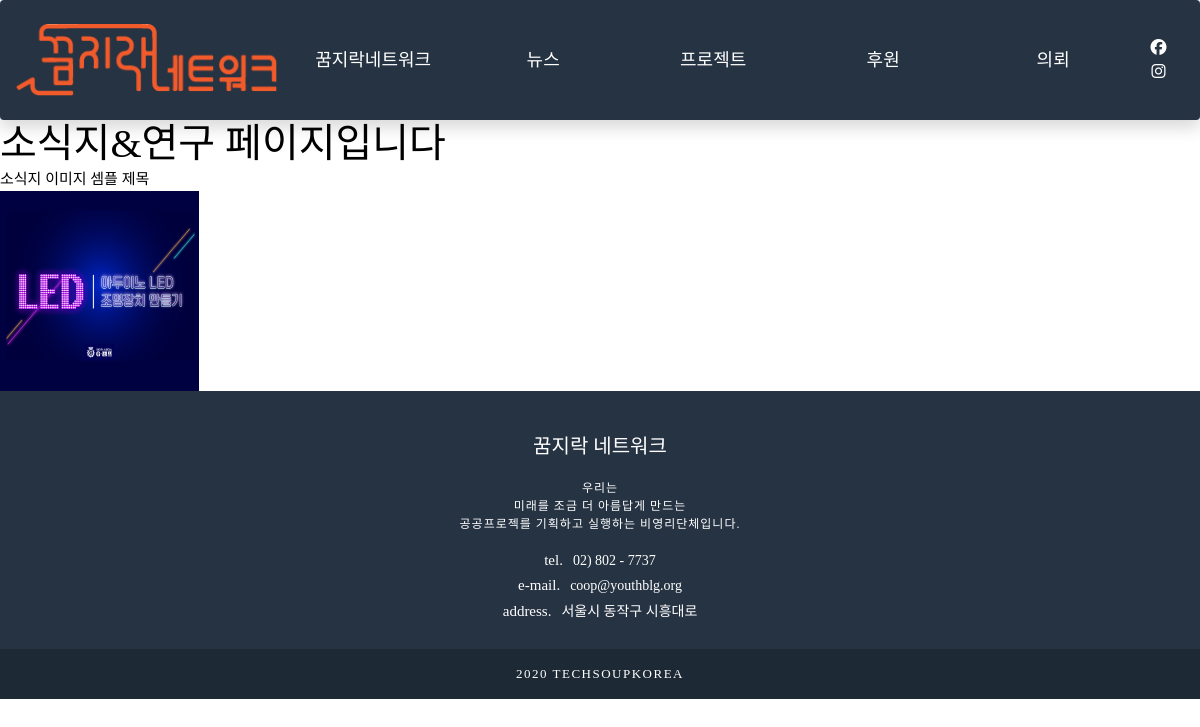
Page /news/ on the committed database.
### community/models.py (models this page shows, shortened)
class News(models.Model):
    postname = models.CharField(max_length=50)
    mainphoto = models.ImageField(upload_to='images/', blank=True, null=True)

### community/views.py (the view)
# urls.py: path('news/', views.news),
def news(request):
    postlist = News.objects.all()
    return render(request, 'news.html', {'postlist':postlist})

### community/templates/news.html
{% extends 'base.html' %}
{% block content %}
<div class="wrap">
    <div class="board">
        <div class="board_container" style='color:black'>
            <h1 style='color:black'>소식지&연구 페이지입니다</h1>
            <table>
                {% for list in postlist %}
                    <ul>
                        <li>{{list.postname}}</a></li>
                        <li><img src = "{{list.mainphoto.url}}" alt="" height="200"></a></li>
                    </ul>
                {% endfor %}
                </table>
        </div>
    </div>
</div>
{% endblock %}

### static/css/style.css (style rules this page uses)
html, body { width: 100%; height: 100%; margin: 0; padding: 0; }
body { padding-top: 120px; }

### rows in the picture
News: postname "소식지 이미지 셈플 제목", mainphoto (picture)
